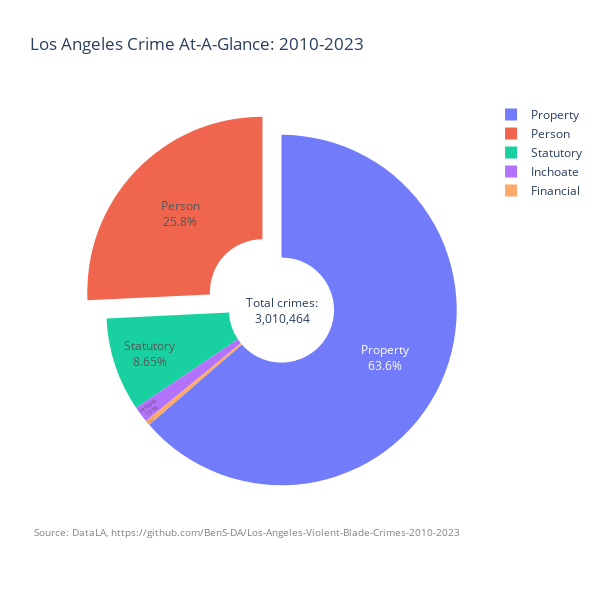

Source (notebook cell):
### Code cell
category = filtered_df['Crime Category'].value_counts()
grand_total = category.sum()
formatted = f'{grand_total:,}'

la_crime = px.pie(
    category, values=category.values,
    names=category.index,
    title='Los Angeles Crime At-A-Glance: 2010-2023',
    labels={'Property': "Property Crimes", 'Person': "Crimes Against Persons", 'Statutory': "Violation of Regulations", 'Inchoate': "Attempted Crimes", 'Financial': "White Collar Crimes"},
    opacity=0.9,
    hole=0.3,
    height = 600,
    width = 600
)
la_crime.update_traces(textposition='inside', textinfo='label+percent')
la_crime.update_traces(pull=[0,0.15,0,0,0])

la_crime.add_annotation(x=0.5, y=0.5, text='Total crimes:<br>'+f'{formatted}', showarrow=False)

la_crime.add_annotation(
    text=f"Source: DataLA, https://github.com/BenS-DA/Los-Angeles-Violent-Blade-Crimes-2010-2023",
    showarrow=False,
    x=-0.12,
    y=-0.05,
    xref="paper",
    yref="paper",
    xanchor="left",
    yanchor="bottom",
    font=dict(size=10, color="grey"),
    align="left"
)

la_crime.show()

### Figure 1 — Plotly figure (JSON) as saved in the notebook; plotly's stock layout.template omitted (floating-point values rounded to 4 significant figures)
{"data": [{"domain": {"x": [0, 1], "y": [0, 1]}, "hole": 0.3, "hovertemplate": "Crime Category=%{label}<br>value=%{value}<extra></extra>", "labels": ["Property", "Person", "Statutory", "Inchoate", "Financial"], "legendgroup": "", "name": "", "opacity": 0.9, "pull": [0, 0.15, 0, 0, 0], "showlegend": true, "textinfo": "label+percent", "textposition": "inside", "type": "pie", "values": [1915396, 775794, 260489, 45344, 13441]}], "layout": {"annotations": [{"showarrow": false, "text": "Total crimes:<br>3,010,464", "x": 0.5, "y": 0.5}, {"align": "left", "font": {"color": "grey", "size": 10}, "showarrow": false, "text": "Source: DataLA, https://github.com/BenS-DA/Los-Angeles-Violent-Blade-Crimes-2010-2023", "x": -0.12, "xanchor": "left", "xref": "paper", "y": -0.05, "yanchor": "bottom", "yref": "paper"}], "height": 600, "legend": {"tracegroupgap": 0}, "title": {"text": "Los Angeles Crime At-A-Glance: 2010-2023"}, "width": 600}}
